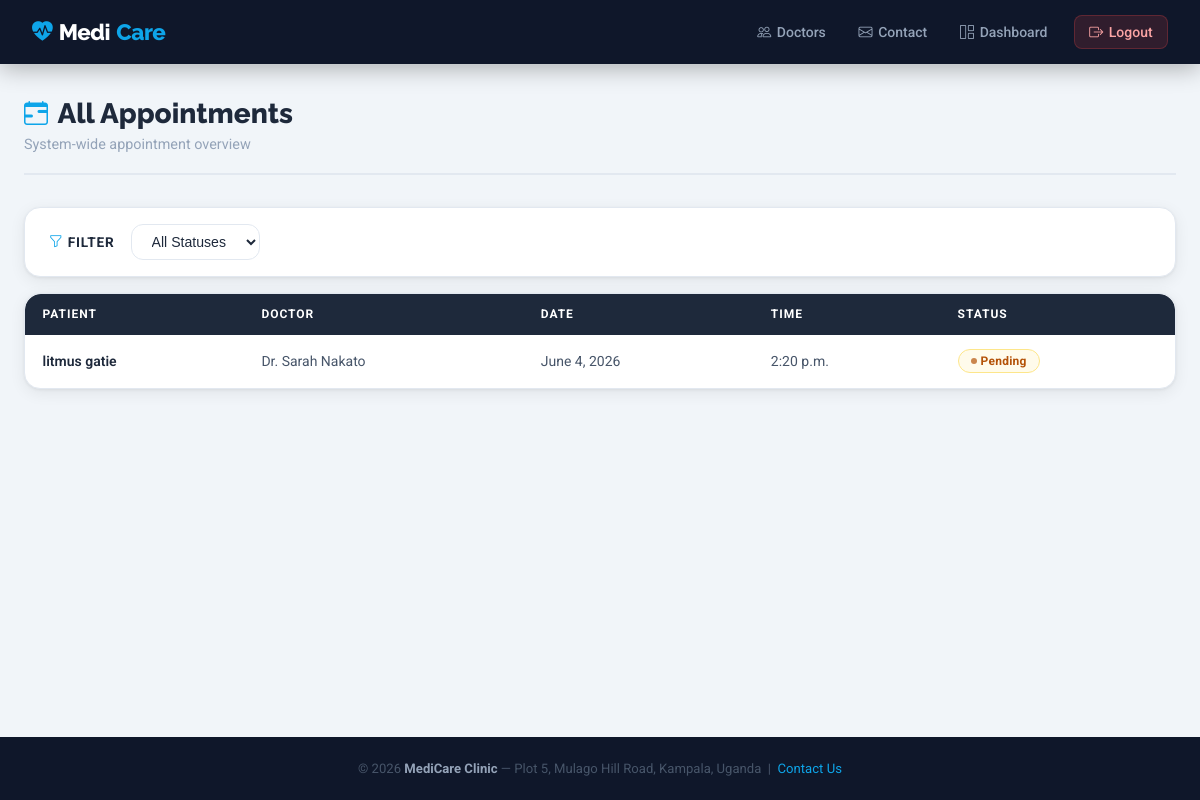
/admin-dashboard/appointments/ (signed in), run on the app's committed database.
### clinic/models.py (models this page shows, shortened)
class Appointment(models.Model):
    STATUS_CHOICES = [
        ('PENDING', 'Pending'),
        ('APPROVED', 'Approved'),
        ('CANCELLED', 'Cancelled'),
        ('COMPLETED', 'Completed'),
    ]
    patient = models.ForeignKey(PatientProfile, on_delete=models.CASCADE, related_name='appointments')
    doctor = models.ForeignKey(DoctorProfile, on_delete=models.CASCADE, related_name='appointments')
    appointment_date = models.DateField()
    appointment_time = models.TimeField()
    reason = models.TextField()
    status = models.CharField(max_length=10, choices=STATUS_CHOICES, default='PENDING')
    notes = models.TextField(blank=True)
    created_at = models.DateTimeField(auto_now_add=True)
    updated_at = models.DateTimeField(auto_now=True)
    class Meta:
        ordering = ['-appointment_date', '-appointment_time']

class PatientProfile(models.Model):
    BLOOD_GROUP_CHOICES = [
        ('A+', 'A+'), ('A-', 'A-'), ('B+', 'B+'), ('B-', 'B-'),
        ('AB+', 'AB+'), ('AB-', 'AB-'), ('O+', 'O+'), ('O-', 'O-'),
    ]
    user = models.OneToOneField(User, on_delete=models.CASCADE, related_name='patient_profile')
    date_of_birth = models.DateField()
    phone = models.CharField(max_length=20)
    address = models.TextField()
    blood_group = models.CharField(max_length=3, choices=BLOOD_GROUP_CHOICES, blank=True)
    emergency_contact_name = models.CharField(max_length=100, blank=True)
    emergency_contact_phone = models.CharField(max_length=20, blank=True)

class DoctorProfile(models.Model):
    SPECIALIZATION_CHOICES = [
        ('GP', 'General Practice'),
        ('PEDS', 'Pediatrics'),
        ('DERM', 'Dermatology'),
        ('CARD', 'Cardiology'),
        ('ORTHO', 'Orthopedics'),
        ('GYN', 'Gynecology'),
    ]
    user = models.OneToOneField(User, on_delete=models.CASCADE, related_name='doctor_profile')
    specialization = models.CharField(max_length=10, choices=SPECIALIZATION_CHOICES, default='GP')
    phone = models.CharField(max_length=20)
    bio = models.TextField(blank=True)
    profile_picture = models.ImageField(upload_to='doctors/', blank=True, null=True)

### clinic/views.py (the view)
# urls.py: path('admin-dashboard/appointments/', views.all_appointments, name='all_appointments'),
@staff_member_required
def all_appointments(request):
    status_filter = request.GET.get('status', '')
    appointments = Appointment.objects.select_related('patient__user', 'doctor__user').all()
    if status_filter:
        appointments = appointments.filter(status=status_filter)
    return render(request, 'clinic/all_appointments.html', {'appointments': appointments, 'status_filter': status_filter})

### templates/clinic/all_appointments.html (shortened to what this page needs)
{% extends 'clinic/base.html' %}
{% block content %}
<div class="container">
  <div class="page-header">
    <div class="page-header-left">
      <h1><i class="bi bi-calendar-range"></i> All Appointments</h1>
      <p>System-wide appointment overview</p>
    </div>
  </div>
  <div class="card" style="margin-bottom:1rem;">
    <div class="card-body" style="padding:1rem 1.5rem;">
      <form method="get" style="display:flex;gap:1rem;align-items:center;flex-wrap:wrap;">
        <label style="font-size:.85rem;font-weight:700;color:var(--heading);text-transform:uppercase;letter-spacing:.06em;"><i class="bi bi-funnel" style="color:var(--primary)"></i> Filter</label>
        <select name="status" onchange="this.form.submit()" style="padding:.5rem 1rem;border:1.5px solid var(--border);border-radius:var(--radius);font-size:.88rem;color:var(--heading);background:var(--surface);">
          <option value="">All Statuses</option>
        </select>
      </form>
    </div>
  </div>
  <div class="card">
    <div class="table-wrap">
      <table>
        <thead><tr><th>Patient</th><th>Doctor</th><th>Date</th><th>Time</th><th>Status</th></tr></thead>
        <tbody>
        {% for appt in appointments %}
        <tr>
          <td class="td-name">{{ appt.patient.user.get_full_name }}</td>
          <td>Dr. {{ appt.doctor.user.get_full_name }}</td>
          <td>{{ appt.appointment_date }}</td>
          <td>{{ appt.appointment_time }}</td>
          <td><span class="badge badge-{{ appt.status|lower }}">{{ appt.get_status_display }}</span></td>
        </tr>
        {% empty %}
        <tr><td colspan="5" class="td-empty">No appointments found.</td></tr>
        {% endfor %}
        </tbody>
      </table>
    </div>
  </div>
</div>
{% endblock %}

### templates/clinic/base.html (style rules this page uses)
:root { --bg: #f1f5f9; --surface: #ffffff; --primary: #0ea5e9; --primary-dark: #0284c7; --heading: #1e293b; --text: #475569; --muted: #94a3b8; --border: #e2e8f0; --success: #10b981; --warning: #f59e0b; --danger: #ef4444; --purple: #8b5cf6; --nav-bg: #0f172a; --radius: 12px; --radius-lg: 16px; --shadow: 0 1px 3px rgba(0,0,0,.06), 0 4px 16px rgba(0,0,0,.07); --shadow-lg: 0 4px 6px rgba(0,0,0,.05), 0 10px 40px rgba(0,0,0,.12); --transition: all .25s ease; }
*, *::before, *::after { box-sizing: border-box; margin: 0; padding: 0; }
body { font-family: 'Roboto', system-ui, sans-serif; background: var(--bg); color: var(--text); min-height: 100vh; display: flex; flex-direction: column; }
h1,h2,h3,h4,h5 { font-family: 'Raleway', sans-serif; color: var(--heading); line-height: 1.25; }
.container { max-width: 1200px; margin: 0 auto; padding: 2rem 1.5rem; }
.card { background: var(--surface); border-radius: var(--radius-lg); box-shadow: var(--shadow); border: 1px solid var(--border); overflow: hidden; }
.card-body { padding: 1.75rem; }
.page-header { margin-bottom: 2rem; padding-bottom: 1.25rem; border-bottom: 2px solid var(--border); display: flex; align-items: flex-start; justify-content: space-between; flex-wrap: wrap; gap: 1rem; }
.page-header-left h1 { font-size: 1.75rem; font-weight: 800; color: var(--heading); display: flex; align-items: center; gap: .6rem; }
.page-header-left h1 i { color: var(--primary); font-size: 1.5rem; }
.page-header-left p { color: var(--muted); margin-top: .3rem; font-size: .9rem; }
.badge { display: inline-flex; align-items: center; gap: .25rem; padding: .25rem .75rem; border-radius: 50px; font-size: .75rem; font-weight: 700; letter-spacing: .02em; }
.badge::before { content:''; width:6px; height:6px; border-radius:50%; background:currentColor; opacity:.7; }
.badge-pending { background:#fffbeb; color:#b45309; border:1px solid #fde68a; }
.table-wrap { overflow-x: auto; border-radius: var(--radius-lg); }
table { width: 100%; border-collapse: collapse; font-size: .875rem; }
thead th { background: var(--heading); color: #fff; padding: .85rem 1.1rem; text-align: left; font-size: .75rem; text-transform: uppercase; letter-spacing: .08em; font-weight: 700; }
thead th:first-child { border-radius: var(--radius) 0 0 0; }
thead th:last-child { border-radius: 0 var(--radius) 0 0; }
tbody td { padding: .9rem 1.1rem; border-bottom: 1px solid var(--border); color: var(--text); vertical-align: middle; }
tbody tr:last-child td { border-bottom: none; }
.td-name { font-weight: 600; color: var(--heading); }

### data on the page
Appointment: patient.user.get_full_name "litmus gatie", doctor.user.get_full_name "Sarah Nakato", appointment_date "June 4, 2026", appointment_time "2:20 p.m.", status "Pending"
